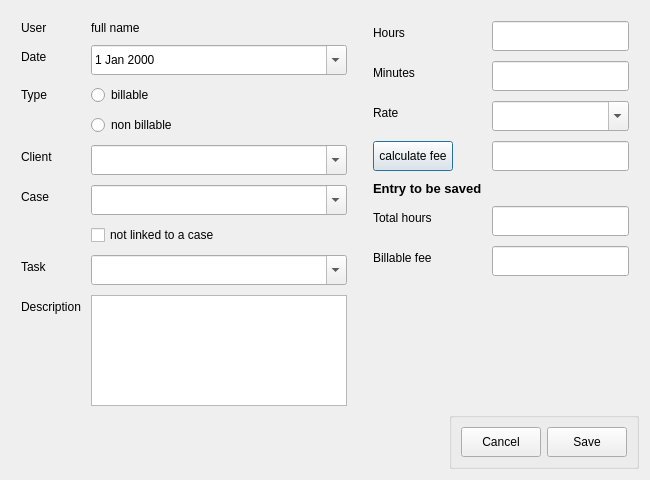
<?xml version="1.0" encoding="UTF-8"?>
<ui version="4.0">
 <class>NewTimeEntry</class>
 <widget class="QDialog" name="NewTimeEntry">
  <property name="geometry">
   <rect>
    <x>0</x>
    <y>0</y>
    <width>650</width>
    <height>480</height>
   </rect>
  </property>
  <property name="minimumSize">
   <size>
    <width>650</width>
    <height>0</height>
   </size>
  </property>
  <property name="font">
   <font>
    <family>Segoe UI</family>
    <pointsize>9</pointsize>
   </font>
  </property>
  <property name="windowTitle">
   <string>New Time Entry</string>
  </property>
  <property name="windowIcon">
   <iconset resource="images/icons/icons.qrc">
    <normaloff>:/new/general/clock.png</normaloff>:/new/general/clock.png</iconset>
  </property>
  <property name="autoFillBackground">
   <bool>true</bool>
  </property>
  <property name="modal">
   <bool>true</bool>
  </property>
  <layout class="QVBoxLayout" name="verticalLayout">
   <item>
    <layout class="QHBoxLayout" name="horizontalLayout_2">
     <item>
      <layout class="QFormLayout" name="formLayout">
       <property name="horizontalSpacing">
        <number>10</number>
       </property>
       <property name="verticalSpacing">
        <number>10</number>
       </property>
       <property name="leftMargin">
        <number>10</number>
       </property>
       <property name="topMargin">
        <number>10</number>
       </property>
       <property name="rightMargin">
        <number>10</number>
       </property>
       <item row="0" column="0">
        <widget class="QLabel" name="label">
         <property name="text">
          <string>User</string>
         </property>
        </widget>
       </item>
       <item row="0" column="1">
        <widget class="QLabel" name="label_user">
         <property name="text">
          <string>full name</string>
         </property>
        </widget>
       </item>
       <item row="1" column="0">
        <widget class="QLabel" name="label_3">
         <property name="text">
          <string>Date</string>
         </property>
        </widget>
       </item>
       <item row="1" column="1">
        <widget class="QDateEdit" name="dateEdit_te">
         <property name="minimumSize">
          <size>
           <width>0</width>
           <height>30</height>
          </size>
         </property>
         <property name="calendarPopup">
          <bool>true</bool>
         </property>
        </widget>
       </item>
       <item row="3" column="0">
        <widget class="QLabel" name="label_4">
         <property name="text">
          <string>Type</string>
         </property>
        </widget>
       </item>
       <item row="3" column="1">
        <widget class="QRadioButton" name="radioButton_billable">
         <property name="text">
          <string>billable</string>
         </property>
        </widget>
       </item>
       <item row="4" column="1">
        <widget class="QRadioButton" name="radioButton_nonBillable">
         <property name="text">
          <string>non billable</string>
         </property>
        </widget>
       </item>
       <item row="5" column="0">
        <widget class="QLabel" name="label_5">
         <property name="text">
          <string>Client</string>
         </property>
        </widget>
       </item>
       <item row="5" column="1">
        <widget class="QComboBox" name="comboBox_clients">
         <property name="minimumSize">
          <size>
           <width>0</width>
           <height>30</height>
          </size>
         </property>
         <property name="editable">
          <bool>true</bool>
         </property>
        </widget>
       </item>
       <item row="7" column="0">
        <widget class="QLabel" name="label_6">
         <property name="text">
          <string>Case</string>
         </property>
        </widget>
       </item>
       <item row="7" column="1">
        <widget class="QComboBox" name="comboBox_cases">
         <property name="minimumSize">
          <size>
           <width>0</width>
           <height>30</height>
          </size>
         </property>
         <property name="editable">
          <bool>true</bool>
         </property>
        </widget>
       </item>
       <item row="9" column="1">
        <widget class="QCheckBox" name="checkBox_caseLink">
         <property name="text">
          <string>not linked to a case</string>
         </property>
        </widget>
       </item>
       <item row="11" column="0">
        <widget class="QLabel" name="label_7">
         <property name="text">
          <string>Task</string>
         </property>
        </widget>
       </item>
       <item row="11" column="1">
        <widget class="QComboBox" name="comboBox_tasks">
         <property name="minimumSize">
          <size>
           <width>0</width>
           <height>30</height>
          </size>
         </property>
         <property name="editable">
          <bool>true</bool>
         </property>
        </widget>
       </item>
       <item row="13" column="0">
        <widget class="QLabel" name="label_8">
         <property name="text">
          <string>Description</string>
         </property>
        </widget>
       </item>
       <item row="13" column="1">
        <widget class="QPlainTextEdit" name="plainTextEdit_desc"/>
       </item>
      </layout>
     </item>
     <item>
      <layout class="QFormLayout" name="formLayout_2">
       <property name="horizontalSpacing">
        <number>10</number>
       </property>
       <property name="verticalSpacing">
        <number>10</number>
       </property>
       <property name="leftMargin">
        <number>10</number>
       </property>
       <property name="topMargin">
        <number>10</number>
       </property>
       <property name="rightMargin">
        <number>10</number>
       </property>
       <item row="0" column="0">
        <widget class="QLabel" name="label_9">
         <property name="text">
          <string>Hours</string>
         </property>
        </widget>
       </item>
       <item row="0" column="1">
        <widget class="QLineEdit" name="lineEdit_hrs">
         <property name="minimumSize">
          <size>
           <width>0</width>
           <height>30</height>
          </size>
         </property>
         <property name="inputMethodHints">
          <set>Qt::ImhDigitsOnly</set>
         </property>
         <property name="text">
          <string/>
         </property>
        </widget>
       </item>
       <item row="1" column="0">
        <widget class="QLabel" name="label_10">
         <property name="text">
          <string>Minutes</string>
         </property>
        </widget>
       </item>
       <item row="1" column="1">
        <widget class="QLineEdit" name="lineEdit_mins">
         <property name="minimumSize">
          <size>
           <width>0</width>
           <height>30</height>
          </size>
         </property>
         <property name="inputMethodHints">
          <set>Qt::ImhDigitsOnly</set>
         </property>
         <property name="text">
          <string/>
         </property>
        </widget>
       </item>
       <item row="2" column="0">
        <widget class="QLabel" name="label_11">
         <property name="text">
          <string>Rate</string>
         </property>
        </widget>
       </item>
       <item row="2" column="1">
        <widget class="QComboBox" name="comboBox_rate">
         <property name="minimumSize">
          <size>
           <width>0</width>
           <height>30</height>
          </size>
         </property>
         <property name="inputMethodHints">
          <set>Qt::ImhDigitsOnly</set>
         </property>
         <property name="editable">
          <bool>true</bool>
         </property>
        </widget>
       </item>
       <item row="3" column="0">
        <widget class="QPushButton" name="pushButton_calcFee">
         <property name="minimumSize">
          <size>
           <width>0</width>
           <height>30</height>
          </size>
         </property>
         <property name="text">
          <string>calculate fee</string>
         </property>
        </widget>
       </item>
       <item row="3" column="1">
        <widget class="QLineEdit" name="lineEdit_fee">
         <property name="minimumSize">
          <size>
           <width>0</width>
           <height>30</height>
          </size>
         </property>
         <property name="inputMethodHints">
          <set>Qt::ImhDigitsOnly</set>
         </property>
        </widget>
       </item>
       <item row="4" column="0">
        <widget class="QLabel" name="label_12">
         <property name="font">
          <font>
           <pointsize>10</pointsize>
           <weight>75</weight>
           <bold>true</bold>
          </font>
         </property>
         <property name="text">
          <string>Entry to be saved</string>
         </property>
        </widget>
       </item>
       <item row="5" column="0">
        <widget class="QLabel" name="label_13">
         <property name="text">
          <string>Total hours</string>
         </property>
        </widget>
       </item>
       <item row="5" column="1">
        <widget class="QLineEdit" name="lineEdit_ttlHrs">
         <property name="minimumSize">
          <size>
           <width>0</width>
           <height>30</height>
          </size>
         </property>
        </widget>
       </item>
       <item row="6" column="0">
        <widget class="QLabel" name="label_14">
         <property name="text">
          <string>Billable fee</string>
         </property>
        </widget>
       </item>
       <item row="6" column="1">
        <widget class="QLineEdit" name="lineEdit_ttlFee">
         <property name="minimumSize">
          <size>
           <width>0</width>
           <height>30</height>
          </size>
         </property>
        </widget>
       </item>
      </layout>
     </item>
    </layout>
   </item>
   <item alignment="Qt::AlignRight">
    <widget class="QGroupBox" name="groupBox">
     <layout class="QHBoxLayout" name="horizontalLayout">
      <item>
       <widget class="QPushButton" name="pushButton_cancel">
        <property name="minimumSize">
         <size>
          <width>0</width>
          <height>30</height>
         </size>
        </property>
        <property name="text">
         <string>Cancel</string>
        </property>
        <property name="icon">
         <iconset resource="images/icons/icons.qrc">
          <normaloff>:/new/general/Gnome-Window-Close-64.png</normaloff>:/new/general/Gnome-Window-Close-64.png</iconset>
        </property>
       </widget>
      </item>
      <item>
       <widget class="QPushButton" name="pushButton_save">
        <property name="minimumSize">
         <size>
          <width>0</width>
          <height>30</height>
         </size>
        </property>
        <property name="text">
         <string>Save</string>
        </property>
        <property name="icon">
         <iconset resource="images/icons/icons.qrc">
          <normaloff>:/new/general/Dialog-Apply-64.png</normaloff>:/new/general/Dialog-Apply-64.png</iconset>
        </property>
       </widget>
      </item>
     </layout>
    </widget>
   </item>
  </layout>
 </widget>
 <resources>
  <include location="images/icons/icons.qrc"/>
 </resources>
 <connections/>
</ui>
